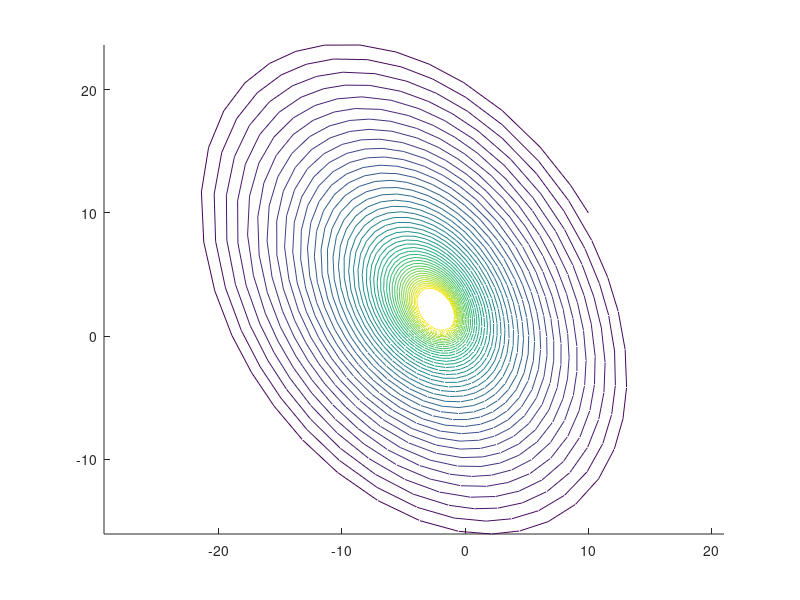

This figure's MATLAB source: (Note: this script raises an error after producing the figure.)
%% Random Basis 
rndM = randn(3);
rndM = rndM ./ sqrt(sum(rndM.^2,1));

%% Set the kernel (Eigenvalue matrix)
a = -0.05; b = 5.5;
l3 = -0.01;
D = [ a  b   0;
     -b  a   0;
      0  0  l3];
 
%% Set dynamic matrix and run!
M = rndM * D * inv(rndM);

X0 = [10,10,10];
odesol = ode45(@(t,X)M*X,[0 50],X0,odeset('RelTol',1E-6));
figure;%plot3(odesol.y(1,:),odesol.y(2,:),odesol.y(3,:),'k');hold on 
patch([odesol.y(1,:),nan],[odesol.y(2,:),nan],[odesol.y(3,:),nan],[odesol.x,nan],'FaceColor','none','EdgeColor','interp');hold on
% scatter3(odesol.y(1,:),odesol.y(2,:),odesol.y(3,:),9,odesol.x);
axis equal
Scale=set_scale();
plot3(Scale*[0,rndM(1,1)],Scale*[0,rndM(2,1)],Scale*[0,rndM(3,1)],'r','LineWidth',2.0)
plot3(Scale*[0,rndM(1,2)],Scale*[0,rndM(2,2)],Scale*[0,rndM(3,2)],'g','LineWidth',2.0)
plot3(Scale*[0,rndM(1,3)],Scale*[0,rndM(2,3)],Scale*[0,rndM(3,3)],'b','LineWidth',2.0)
legend(["Traj X","Traj X","Eigv1","Eigv2","Eigv3"])
function Scale=set_scale()
XLIM = xlim();
YLIM = ylim();
ZLIM = zlim();
Scale = 0.3*min([XLIM(2)-XLIM(1),YLIM(2)-YLIM(1),ZLIM(2)-ZLIM(1)]);
end